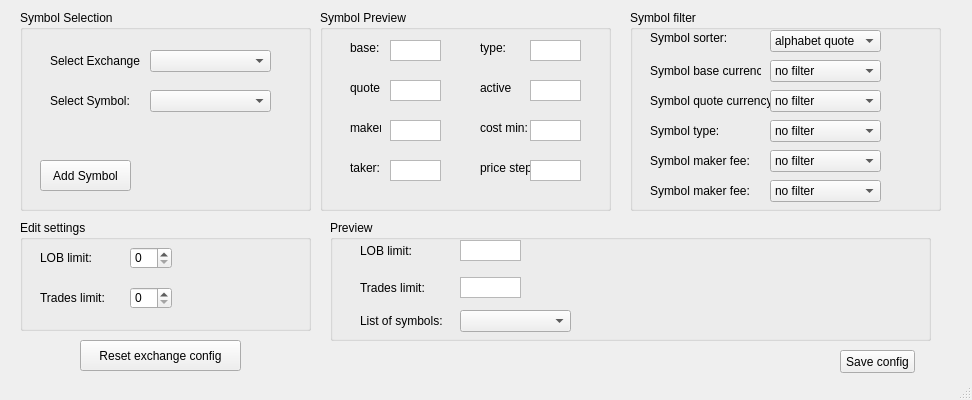
<?xml version="1.0" encoding="UTF-8"?>
<ui version="4.0">
 <class>MainWindow</class>
 <widget class="QMainWindow" name="MainWindow">
  <property name="geometry">
   <rect>
    <x>0</x>
    <y>0</y>
    <width>972</width>
    <height>400</height>
   </rect>
  </property>
  <property name="windowTitle">
   <string>MainWindow</string>
  </property>
  <widget class="QWidget" name="centralwidget">
   <widget class="QGroupBox" name="groupBox_symbolSelection">
    <property name="geometry">
     <rect>
      <x>20</x>
      <y>10</y>
      <width>291</width>
      <height>201</height>
     </rect>
    </property>
    <property name="title">
     <string>Symbol Selection</string>
    </property>
    <widget class="QLabel" name="label_3">
     <property name="geometry">
      <rect>
       <x>30</x>
       <y>43</y>
       <width>91</width>
       <height>16</height>
      </rect>
     </property>
     <property name="text">
      <string>Select Exchange:</string>
     </property>
    </widget>
    <widget class="QLabel" name="label_4">
     <property name="geometry">
      <rect>
       <x>30</x>
       <y>83</y>
       <width>111</width>
       <height>16</height>
      </rect>
     </property>
     <property name="text">
      <string>Select Symbol:</string>
     </property>
    </widget>
    <widget class="QComboBox" name="comboBox_exchange">
     <property name="geometry">
      <rect>
       <x>130</x>
       <y>40</y>
       <width>121</width>
       <height>22</height>
      </rect>
     </property>
    </widget>
    <widget class="QComboBox" name="comboBox_symbol">
     <property name="geometry">
      <rect>
       <x>130</x>
       <y>80</y>
       <width>121</width>
       <height>22</height>
      </rect>
     </property>
    </widget>
    <widget class="QPushButton" name="pushButton_addSymbol">
     <property name="geometry">
      <rect>
       <x>20</x>
       <y>150</y>
       <width>91</width>
       <height>31</height>
      </rect>
     </property>
     <property name="text">
      <string>Add Symbol</string>
     </property>
    </widget>
   </widget>
   <widget class="QGroupBox" name="groupBox_Preview">
    <property name="geometry">
     <rect>
      <x>330</x>
      <y>220</y>
      <width>601</width>
      <height>121</height>
     </rect>
    </property>
    <property name="title">
     <string>Preview</string>
    </property>
    <widget class="QLabel" name="label_5">
     <property name="geometry">
      <rect>
       <x>30</x>
       <y>23</y>
       <width>71</width>
       <height>16</height>
      </rect>
     </property>
     <property name="text">
      <string>LOB limit:</string>
     </property>
    </widget>
    <widget class="QLabel" name="label_6">
     <property name="geometry">
      <rect>
       <x>30</x>
       <y>60</y>
       <width>71</width>
       <height>16</height>
      </rect>
     </property>
     <property name="text">
      <string>Trades limit:</string>
     </property>
    </widget>
    <widget class="QLabel" name="label_7">
     <property name="geometry">
      <rect>
       <x>30</x>
       <y>93</y>
       <width>91</width>
       <height>16</height>
      </rect>
     </property>
     <property name="text">
      <string>List of symbols:</string>
     </property>
    </widget>
    <widget class="QTextBrowser" name="textBrowser_previewLOB">
     <property name="geometry">
      <rect>
       <x>130</x>
       <y>20</y>
       <width>61</width>
       <height>21</height>
      </rect>
     </property>
     <property name="verticalScrollBarPolicy">
      <enum>Qt::ScrollBarAlwaysOff</enum>
     </property>
     <property name="horizontalScrollBarPolicy">
      <enum>Qt::ScrollBarAlwaysOff</enum>
     </property>
    </widget>
    <widget class="QTextBrowser" name="textBrowser_previewTradelimit">
     <property name="geometry">
      <rect>
       <x>130</x>
       <y>57</y>
       <width>61</width>
       <height>21</height>
      </rect>
     </property>
     <property name="verticalScrollBarPolicy">
      <enum>Qt::ScrollBarAlwaysOff</enum>
     </property>
     <property name="horizontalScrollBarPolicy">
      <enum>Qt::ScrollBarAlwaysOff</enum>
     </property>
    </widget>
    <widget class="QComboBox" name="comboBox_previewSymbol">
     <property name="geometry">
      <rect>
       <x>130</x>
       <y>90</y>
       <width>111</width>
       <height>22</height>
      </rect>
     </property>
    </widget>
   </widget>
   <widget class="QGroupBox" name="groupBox_editSettings">
    <property name="geometry">
     <rect>
      <x>20</x>
      <y>220</y>
      <width>291</width>
      <height>111</height>
     </rect>
    </property>
    <property name="title">
     <string>Edit settings</string>
    </property>
    <widget class="QLabel" name="label">
     <property name="geometry">
      <rect>
       <x>20</x>
       <y>30</y>
       <width>61</width>
       <height>16</height>
      </rect>
     </property>
     <property name="text">
      <string>LOB limit:</string>
     </property>
    </widget>
    <widget class="QLabel" name="label_2">
     <property name="geometry">
      <rect>
       <x>20</x>
       <y>70</y>
       <width>71</width>
       <height>16</height>
      </rect>
     </property>
     <property name="text">
      <string>Trades limit:</string>
     </property>
    </widget>
    <widget class="QSpinBox" name="spinBox_lob">
     <property name="geometry">
      <rect>
       <x>110</x>
       <y>27</y>
       <width>42</width>
       <height>22</height>
      </rect>
     </property>
    </widget>
    <widget class="QSpinBox" name="spinBox_trades">
     <property name="geometry">
      <rect>
       <x>110</x>
       <y>67</y>
       <width>42</width>
       <height>22</height>
      </rect>
     </property>
    </widget>
   </widget>
   <widget class="QPushButton" name="pushButton_resetExchangeConfig">
    <property name="geometry">
     <rect>
      <x>80</x>
      <y>340</y>
      <width>161</width>
      <height>31</height>
     </rect>
    </property>
    <property name="text">
     <string>Reset exchange config</string>
    </property>
   </widget>
   <widget class="QGroupBox" name="groupBox_appSettings">
    <property name="geometry">
     <rect>
      <x>630</x>
      <y>10</y>
      <width>311</width>
      <height>201</height>
     </rect>
    </property>
    <property name="title">
     <string>Symbol filter</string>
    </property>
    <widget class="QLabel" name="label_8">
     <property name="geometry">
      <rect>
       <x>20</x>
       <y>20</y>
       <width>91</width>
       <height>16</height>
      </rect>
     </property>
     <property name="text">
      <string>Symbol sorter:</string>
     </property>
    </widget>
    <widget class="QLabel" name="label_9">
     <property name="geometry">
      <rect>
       <x>20</x>
       <y>53</y>
       <width>111</width>
       <height>16</height>
      </rect>
     </property>
     <property name="text">
      <string>Symbol base currency:</string>
     </property>
    </widget>
    <widget class="QComboBox" name="comboBox_symbolFilterSorter">
     <property name="geometry">
      <rect>
       <x>140</x>
       <y>20</y>
       <width>111</width>
       <height>22</height>
      </rect>
     </property>
     <item>
      <property name="text">
       <string>alphabet quote</string>
      </property>
     </item>
     <item>
      <property name="text">
       <string>alphabet base</string>
      </property>
     </item>
     <item>
      <property name="text">
       <string>24h quote volume</string>
      </property>
     </item>
     <item>
      <property name="text">
       <string>24h base volume</string>
      </property>
     </item>
     <item>
      <property name="text">
       <string>vwap price</string>
      </property>
     </item>
    </widget>
    <widget class="QLabel" name="label_10">
     <property name="geometry">
      <rect>
       <x>20</x>
       <y>83</y>
       <width>121</width>
       <height>16</height>
      </rect>
     </property>
     <property name="text">
      <string>Symbol quote currency:</string>
     </property>
    </widget>
    <widget class="QComboBox" name="comboBox_symbolFilterBase">
     <property name="geometry">
      <rect>
       <x>140</x>
       <y>50</y>
       <width>111</width>
       <height>22</height>
      </rect>
     </property>
     <item>
      <property name="text">
       <string>no filter</string>
      </property>
     </item>
    </widget>
    <widget class="QComboBox" name="comboBox_symbolFilterQuote">
     <property name="geometry">
      <rect>
       <x>140</x>
       <y>80</y>
       <width>111</width>
       <height>22</height>
      </rect>
     </property>
     <item>
      <property name="text">
       <string>no filter</string>
      </property>
     </item>
    </widget>
    <widget class="QComboBox" name="comboBox_symbolFilterType">
     <property name="geometry">
      <rect>
       <x>140</x>
       <y>110</y>
       <width>111</width>
       <height>22</height>
      </rect>
     </property>
     <item>
      <property name="text">
       <string>no filter</string>
      </property>
     </item>
    </widget>
    <widget class="QLabel" name="label_19">
     <property name="geometry">
      <rect>
       <x>20</x>
       <y>113</y>
       <width>121</width>
       <height>16</height>
      </rect>
     </property>
     <property name="text">
      <string>Symbol type:</string>
     </property>
    </widget>
    <widget class="QComboBox" name="comboBox_symbolFilterMaker">
     <property name="geometry">
      <rect>
       <x>140</x>
       <y>140</y>
       <width>111</width>
       <height>22</height>
      </rect>
     </property>
     <item>
      <property name="text">
       <string>no filter</string>
      </property>
     </item>
    </widget>
    <widget class="QLabel" name="label_20">
     <property name="geometry">
      <rect>
       <x>20</x>
       <y>143</y>
       <width>121</width>
       <height>16</height>
      </rect>
     </property>
     <property name="text">
      <string>Symbol maker fee:</string>
     </property>
    </widget>
    <widget class="QComboBox" name="comboBox_symbolFilterTaker">
     <property name="geometry">
      <rect>
       <x>140</x>
       <y>170</y>
       <width>111</width>
       <height>22</height>
      </rect>
     </property>
     <item>
      <property name="text">
       <string>no filter</string>
      </property>
     </item>
    </widget>
    <widget class="QLabel" name="label_21">
     <property name="geometry">
      <rect>
       <x>20</x>
       <y>173</y>
       <width>121</width>
       <height>16</height>
      </rect>
     </property>
     <property name="text">
      <string>Symbol maker fee:</string>
     </property>
    </widget>
   </widget>
   <widget class="QGroupBox" name="groupBox_Preview_2">
    <property name="geometry">
     <rect>
      <x>320</x>
      <y>10</y>
      <width>291</width>
      <height>201</height>
     </rect>
    </property>
    <property name="title">
     <string>Symbol Preview</string>
    </property>
    <widget class="QLabel" name="label_11">
     <property name="geometry">
      <rect>
       <x>30</x>
       <y>30</y>
       <width>31</width>
       <height>16</height>
      </rect>
     </property>
     <property name="text">
      <string>base:</string>
     </property>
    </widget>
    <widget class="QTextBrowser" name="textBrowser_base">
     <property name="geometry">
      <rect>
       <x>70</x>
       <y>30</y>
       <width>51</width>
       <height>21</height>
      </rect>
     </property>
     <property name="verticalScrollBarPolicy">
      <enum>Qt::ScrollBarAlwaysOff</enum>
     </property>
     <property name="horizontalScrollBarPolicy">
      <enum>Qt::ScrollBarAlwaysOff</enum>
     </property>
    </widget>
    <widget class="QLabel" name="label_12">
     <property name="geometry">
      <rect>
       <x>30</x>
       <y>70</y>
       <width>31</width>
       <height>16</height>
      </rect>
     </property>
     <property name="text">
      <string>quote:</string>
     </property>
    </widget>
    <widget class="QTextBrowser" name="textBrowser_quote">
     <property name="geometry">
      <rect>
       <x>70</x>
       <y>70</y>
       <width>51</width>
       <height>21</height>
      </rect>
     </property>
     <property name="verticalScrollBarPolicy">
      <enum>Qt::ScrollBarAlwaysOff</enum>
     </property>
     <property name="horizontalScrollBarPolicy">
      <enum>Qt::ScrollBarAlwaysOff</enum>
     </property>
    </widget>
    <widget class="QTextBrowser" name="textBrowser_maker">
     <property name="geometry">
      <rect>
       <x>70</x>
       <y>110</y>
       <width>51</width>
       <height>21</height>
      </rect>
     </property>
     <property name="verticalScrollBarPolicy">
      <enum>Qt::ScrollBarAlwaysOff</enum>
     </property>
     <property name="horizontalScrollBarPolicy">
      <enum>Qt::ScrollBarAlwaysOff</enum>
     </property>
    </widget>
    <widget class="QLabel" name="label_13">
     <property name="geometry">
      <rect>
       <x>30</x>
       <y>110</y>
       <width>31</width>
       <height>16</height>
      </rect>
     </property>
     <property name="text">
      <string>maker:</string>
     </property>
    </widget>
    <widget class="QTextBrowser" name="textBrowser_taker">
     <property name="geometry">
      <rect>
       <x>70</x>
       <y>150</y>
       <width>51</width>
       <height>21</height>
      </rect>
     </property>
     <property name="verticalScrollBarPolicy">
      <enum>Qt::ScrollBarAlwaysOff</enum>
     </property>
     <property name="horizontalScrollBarPolicy">
      <enum>Qt::ScrollBarAlwaysOff</enum>
     </property>
    </widget>
    <widget class="QLabel" name="label_14">
     <property name="geometry">
      <rect>
       <x>30</x>
       <y>150</y>
       <width>31</width>
       <height>16</height>
      </rect>
     </property>
     <property name="text">
      <string>taker:</string>
     </property>
    </widget>
    <widget class="QLabel" name="label_15">
     <property name="geometry">
      <rect>
       <x>160</x>
       <y>150</y>
       <width>61</width>
       <height>16</height>
      </rect>
     </property>
     <property name="text">
      <string>price step:</string>
     </property>
    </widget>
    <widget class="QLabel" name="label_16">
     <property name="geometry">
      <rect>
       <x>160</x>
       <y>30</y>
       <width>31</width>
       <height>16</height>
      </rect>
     </property>
     <property name="text">
      <string>type:</string>
     </property>
    </widget>
    <widget class="QTextBrowser" name="textBrowser_costmin">
     <property name="geometry">
      <rect>
       <x>210</x>
       <y>110</y>
       <width>51</width>
       <height>21</height>
      </rect>
     </property>
     <property name="verticalScrollBarPolicy">
      <enum>Qt::ScrollBarAlwaysOff</enum>
     </property>
     <property name="horizontalScrollBarPolicy">
      <enum>Qt::ScrollBarAlwaysOff</enum>
     </property>
    </widget>
    <widget class="QTextBrowser" name="textBrowser_pricestep">
     <property name="geometry">
      <rect>
       <x>210</x>
       <y>150</y>
       <width>51</width>
       <height>21</height>
      </rect>
     </property>
     <property name="verticalScrollBarPolicy">
      <enum>Qt::ScrollBarAlwaysOff</enum>
     </property>
     <property name="horizontalScrollBarPolicy">
      <enum>Qt::ScrollBarAlwaysOff</enum>
     </property>
    </widget>
    <widget class="QTextBrowser" name="textBrowser_active">
     <property name="geometry">
      <rect>
       <x>210</x>
       <y>70</y>
       <width>51</width>
       <height>21</height>
      </rect>
     </property>
     <property name="verticalScrollBarPolicy">
      <enum>Qt::ScrollBarAlwaysOff</enum>
     </property>
     <property name="horizontalScrollBarPolicy">
      <enum>Qt::ScrollBarAlwaysOff</enum>
     </property>
    </widget>
    <widget class="QLabel" name="label_17">
     <property name="geometry">
      <rect>
       <x>160</x>
       <y>70</y>
       <width>31</width>
       <height>16</height>
      </rect>
     </property>
     <property name="text">
      <string>active:</string>
     </property>
    </widget>
    <widget class="QTextBrowser" name="textBrowser_type">
     <property name="geometry">
      <rect>
       <x>210</x>
       <y>30</y>
       <width>51</width>
       <height>21</height>
      </rect>
     </property>
     <property name="verticalScrollBarPolicy">
      <enum>Qt::ScrollBarAlwaysOff</enum>
     </property>
     <property name="horizontalScrollBarPolicy">
      <enum>Qt::ScrollBarAlwaysOff</enum>
     </property>
    </widget>
    <widget class="QLabel" name="label_18">
     <property name="geometry">
      <rect>
       <x>160</x>
       <y>110</y>
       <width>51</width>
       <height>16</height>
      </rect>
     </property>
     <property name="text">
      <string>cost min:</string>
     </property>
    </widget>
   </widget>
   <widget class="QPushButton" name="pushButton_saveConfig">
    <property name="geometry">
     <rect>
      <x>840</x>
      <y>350</y>
      <width>75</width>
      <height>23</height>
     </rect>
    </property>
    <property name="text">
     <string>Save config</string>
    </property>
   </widget>
  </widget>
  <widget class="QStatusBar" name="statusbar"/>
 </widget>
 <resources/>
 <connections/>
</ui>
